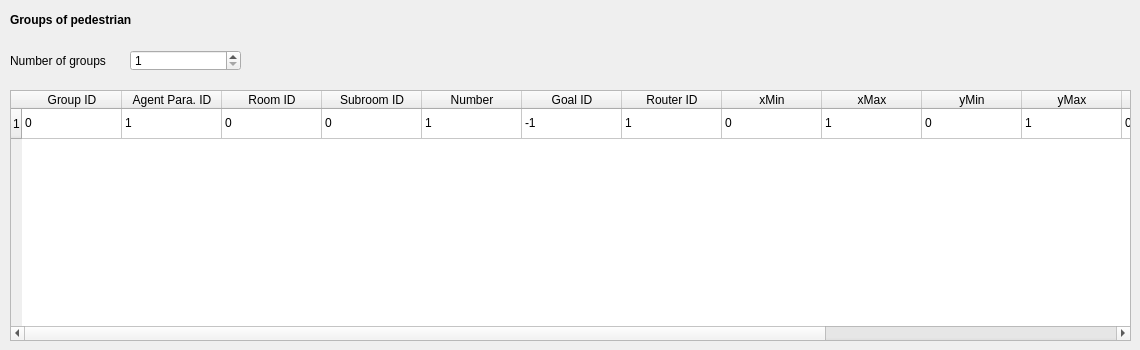
   <widget class="QWidget" name="tab_groups">
    <attribute name="title">
     <string>Groups</string>
    </attribute>
    <widget class="QLabel" name="label_groups_a">
     <property name="geometry">
      <rect>
       <x>10</x>
       <y>10</y>
       <width>211</width>
       <height>21</height>
      </rect>
     </property>
     <property name="text">
      <string>&lt;html&gt;&lt;head/&gt;&lt;body&gt;&lt;p&gt;&lt;span style=&quot; font-weight:600;&quot;&gt;Groups of pedestrian&lt;/span&gt;&lt;/p&gt;&lt;/body&gt;&lt;/html&gt;</string>
     </property>
    </widget>
    <widget class="QLabel" name="label_groups_1">
     <property name="geometry">
      <rect>
       <x>10</x>
       <y>50</y>
       <width>121</width>
       <height>21</height>
      </rect>
     </property>
     <property name="text">
      <string>Number of groups</string>
     </property>
    </widget>
    <widget class="QSpinBox" name="spinBox_groups_1">
     <property name="geometry">
      <rect>
       <x>130</x>
       <y>50</y>
       <width>111</width>
       <height>21</height>
      </rect>
     </property>
     <property name="minimum">
      <number>1</number>
     </property>
    </widget>
    <widget class="QTableWidget" name="tableWidget_groups_1">
     <property name="geometry">
      <rect>
       <x>10</x>
       <y>90</y>
       <width>1121</width>
       <height>251</height>
      </rect>
     </property>
     <row>
      <property name="text">
       <string>1</string>
      </property>
     </row>
     <column>
      <property name="text">
       <string>Group ID</string>
      </property>
     </column>
     <column>
      <property name="text">
       <string>Agent Para. ID</string>
      </property>
     </column>
     <column>
      <property name="text">
       <string>Room ID</string>
      </property>
     </column>
     <column>
      <property name="text">
       <string>Subroom ID</string>
      </property>
     </column>
     <column>
      <property name="text">
       <string>Number</string>
      </property>
     </column>
     <column>
      <property name="text">
       <string>Goal ID</string>
      </property>
     </column>
     <column>
      <property name="text">
       <string>Router ID</string>
      </property>
     </column>
     <column>
      <property name="text">
       <string>xMin</string>
      </property>
     </column>
     <column>
      <property name="text">
       <string>xMax</string>
      </property>
     </column>
     <column>
      <property name="text">
       <string>yMin</string>
      </property>
     </column>
     <column>
      <property name="text">
       <string>yMax</string>
      </property>
     </column>
     <column>
      <property name="text">
       <string>Pre. move</string>
      </property>
     </column>
     <column>
      <property name="text">
       <string>Δ Pre. move</string>
      </property>
     </column>
     <column>
      <property name="text">
       <string>Risk. tol.</string>
      </property>
     </column>
     <column>
      <property name="text">
       <string>Δ Risk. tol.</string>
      </property>
     </column>
     <item row="0" column="0">
      <property name="text">
       <string>0</string>
      </property>
     </item>
     <item row="0" column="1">
      <property name="text">
       <string>1</string>
      </property>
     </item>
     <item row="0" column="2">
      <property name="text">
       <string>0</string>
      </property>
     </item>
     <item row="0" column="3">
      <property name="text">
       <string>0</string>
      </property>
     </item>
     <item row="0" column="4">
      <property name="text">
       <string>1</string>
      </property>
     </item>
     <item row="0" column="5">
      <property name="text">
       <string>-1</string>
      </property>
     </item>
     <item row="0" column="6">
      <property name="text">
       <string>1</string>
      </property>
     </item>
     <item row="0" column="7">
      <property name="text">
       <string>0</string>
      </property>
     </item>
     <item row="0" column="8">
      <property name="text">
       <string>1</string>
      </property>
     </item>
     <item row="0" column="9">
      <property name="text">
       <string>0</string>
      </property>
     </item>
     <item row="0" column="10">
      <property name="text">
       <string>1</string>
      </property>
     </item>
     <item row="0" column="11">
      <property name="text">
       <string>0</string>
      </property>
     </item>
     <item row="0" column="12">
      <property name="text">
       <string>0</string>
      </property>
     </item>
     <item row="0" column="13">
      <property name="text">
       <string>0</string>
      </property>
     </item>
     <item row="0" column="14">
      <property name="text">
       <string>0</string>
      </property>
     </item>
    </widget>
   </widget>
